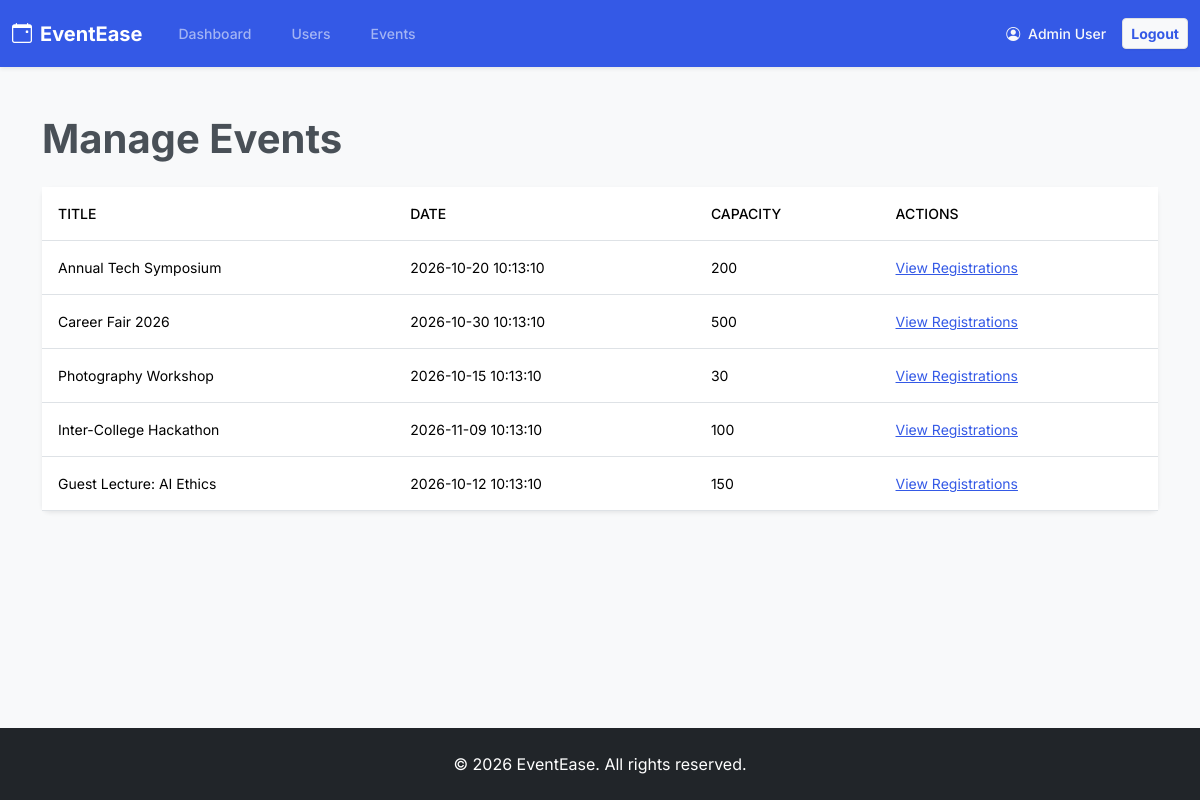
The app's page /organizer/manage-events.php (signed in) with its own data.
### tables this page shows
CREATE TABLE events (
    id INT AUTO_INCREMENT PRIMARY KEY,
    title VARCHAR(255) NOT NULL,
    description TEXT NOT NULL,
    category VARCHAR(100),
    venue VARCHAR(255) NOT NULL,
    starts_at DATETIME NOT NULL,
    ends_at DATETIME NOT NULL,
    capacity INT NOT NULL,
    registration_deadline DATETIME NOT NULL,
    image_url VARCHAR(255) NULL,
    created_at TIMESTAMP DEFAULT CURRENT_TIMESTAMP
);

### organizer/manage-events.php (the view, shortened to what this page needs)
<?php
require_once '../config/database.php';
$stmt = $pdo->prepare("SELECT * FROM events");
$stmt->execute();
$events = $stmt->fetchAll();
include '../includes/header.php';
include '../includes/navbar.php';
?>
<div class="container py-4">
    <h1 class="mb-4 fw-bold">Manage Events</h1>
    <table class="table table-hover align-middle bg-white shadow-sm rounded-3">
        <thead>
            <tr>
                <th >Title</th>
                <th >Date</th>
                <th >Capacity</th>
                <th >Actions</th>
            </tr>
        </thead>
        <tbody>
            <?php foreach ($events as $event): ?>
            <tr>
                <td ><?= htmlspecialchars($event['title']) ?></td>
                <td ><?= htmlspecialchars($event['starts_at']) ?></td>
                <td ><?= htmlspecialchars($event['capacity']) ?></td>
                <td >
                    <a href="registrations.php?id=<?= $event['id'] ?>" class="text-blue-500">View Registrations</a>
                </td>
            </tr>
            <?php endforeach; ?>
        </tbody>
    </table>
</div>
<?php include '../includes/footer.php'; ?>

### includes/header.php (style rules this page uses)
body { font-family: 'Inter', sans-serif; background-color: #f8f9fa; display: flex; flex-direction: column; min-height: 100vh; overflow-x: hidden; }
.container { animation: fadeInUp 0.7s cubic-bezier(0.16, 1, 0.3, 1) both; }
.table-hover tbody tr { transition: all 0.2s ease; }

### records on screen
events: title "Annual Tech Symposium", starts_at "2026-10-20 10:13:10", capacity "200"
events: title "Career Fair 2026", starts_at "2026-10-30 10:13:10", capacity "500"
events: title "Photography Workshop", starts_at "2026-10-15 10:13:10", capacity "30"
events: title "Inter-College Hackathon", starts_at "2026-11-09 10:13:10", capacity "100"
events: title "Guest Lecture: AI Ethics", starts_at "2026-10-12 10:13:10", capacity "150"

### other values on screen
$_SESSION['user_name'] "Admin User"
